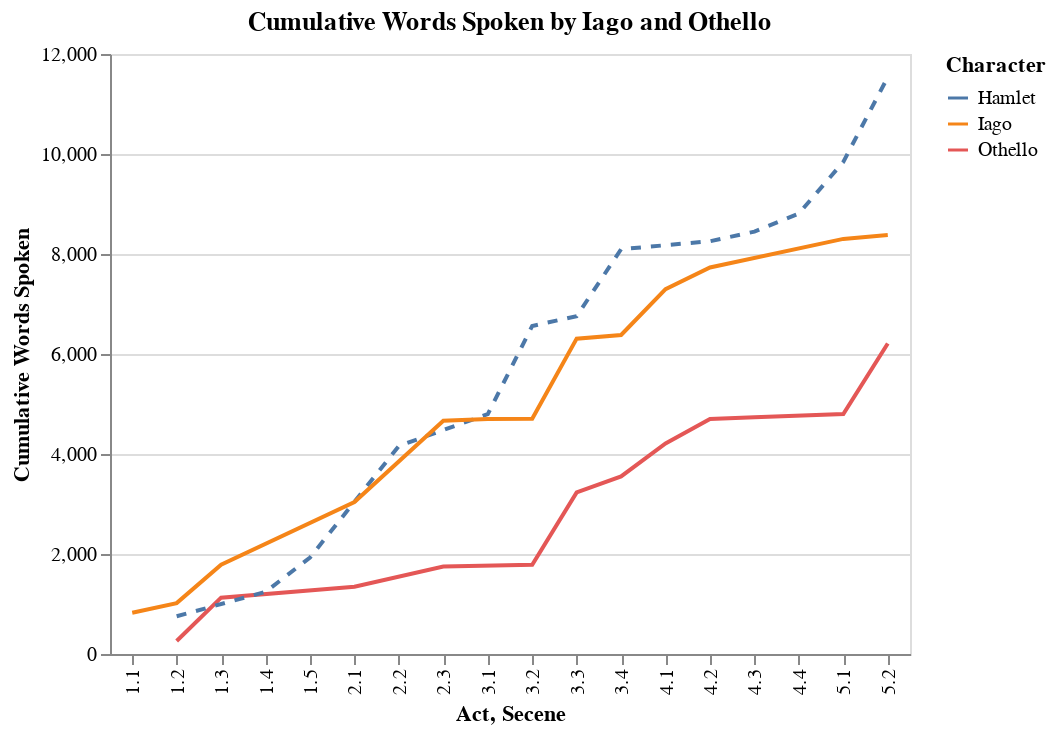

The notebook cell this image was saved under:
### Code cell
df_iago = pd.read_csv("/Users/mckennaquam/Desktop/ENGL 1600/final_proj/csvs/othello_by_uninterupted_speaker.csv")
df_iago = df_iago[df_iago["speaker"] == "IAGO"]

domain = ["Othello", "Iago", "Hamlet"]
range_ = ["#FFA600", "#D11033", "#077187"]


df_iago["act_scene"] = df_iago.apply(act_scene, axis=1)
df_iago["words_in_text"] = df_iago["text"].apply(words_in_sentence)
df_iago["speaker"] = df_iago["speaker"].str.title()

df_iago = df_iago[["speaker", "act_scene", "words_in_text"]]

df_titular_2 = pd.concat([df_titular, df_iago], axis=0)

df_titular_2 = df_titular_2[df_titular_2["speaker"] != "Richard III"]

alt.Chart(df_titular_2).transform_window(
    cumulative='sum(words_in_text)',
     sort=[{"field": "act_scene"}],
     groupby=['speaker']
).mark_line().encode(
    x=alt.X('act_scene:N', title = "Act, Secene"),
    y=alt.Y('cumulative:Q', title="Cumulative Words Spoken"),
    color=alt.Color('speaker:N', title="Character", scale=alt.Scale(domain=domain, range=range_)),
    strokeDash=alt.condition(alt.datum.speaker=='Hamlet', alt.value([5, 5]), alt.value([0]))
).properties(
    title = "Cumulative Words Spoken by Iago and Othello",
    width= 400
)

### Figure 1 — Vega-Lite specification as saved in the notebook (floating-point values rounded to 4 significant figures; data arrays with more than 128 entries replaced by an {"elided": "..."} marker saying what was removed)
{"config": {"view": {"continuousWidth": 300, "continuousHeight": 300}}, "data": {"name": "data-a542998807fa2803414dd7b28bcff2a7"}, "mark": {"type": "line"}, "encoding": {"color": {"field": "speaker", "title": "Character", "type": "nominal"}, "strokeDash": {"condition": {"test": "(datum.speaker === 'Hamlet')", "value": [5, 5]}, "value": [0]}, "x": {"field": "act_scene", "title": "Act, Secene", "type": "nominal"}, "y": {"field": "cumulative", "title": "Cumulative Words Spoken", "type": "quantitative"}}, "title": "Cumulative Words Spoken by Iago and Othello", "transform": [{"window": [{"op": "sum", "field": "words_in_text", "as": "cumulative"}], "groupby": ["speaker"], "sort": [{"field": "act_scene"}]}], "width": 400, "$schema": "https://vega.github.io/schema/vega-lite/v5.20.1.json", "datasets": {"data-a542998807fa2803414dd7b28bcff2a7": {"elided": "904 records"}}}
